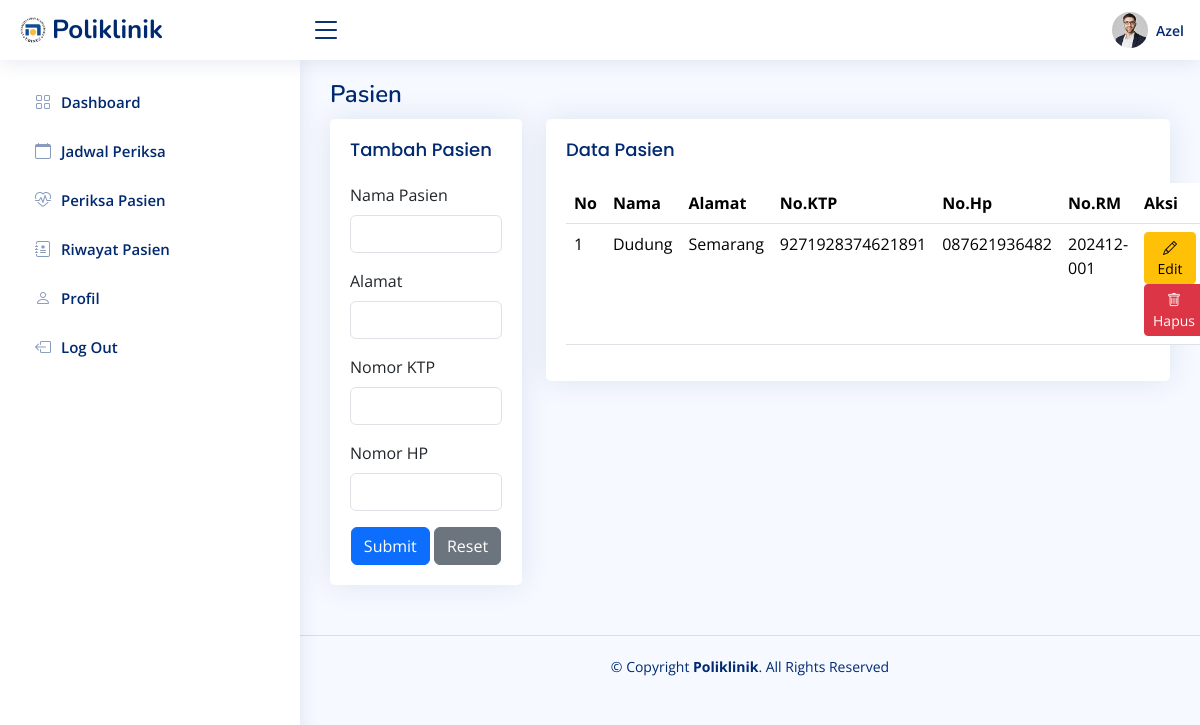
Screenshot of /pages/admin/pasien/index.php (signed in) with the database file from the repository.
### tables this page shows
CREATE TABLE `pasien` (
  `id` int(10) UNSIGNED NOT NULL,
  `nama` varchar(255) NOT NULL,
  `password` varchar(50) NOT NULL,
  `alamat` varchar(255) NOT NULL,
  `no_ktp` varchar(255) NOT NULL,
  `no_hp` varchar(50) NOT NULL,
  `no_rm` varchar(25) NOT NULL
);

### pages/admin/pasien/pasien.php (the view, shortened to what this page needs)
<main id="main" class="main">
    <div class="pagetitle">
        <h1>Pasien</h1>
    </div>
    <section class="section">
        <div class="row">
            <div class="col-lg-3">
                <div class="card">
                    <div class="card-body">
                        <h5 class="card-title">Tambah Pasien</h5>
                        <form action="createPasien.php" method="post" class="row g-3">
                            <div class="col-12">
                                <label for="nama" class="form-label">Nama Pasien</label>
                                <input type="text" class="form-control" id="nama" name="nama" required />
                            </div>
                            <div class="col-12">
                                <label for="alamat" class="form-label">Alamat</label>
                                <input type="text" class="form-control" id="alamat" name="alamat" required />
                            </div>
                            <div class="col-12">
                                <label for="no_ktp" class="form-label">Nomor KTP</label>
                                <input type="number" class="form-control" id="no_ktp" name="no_ktp" required>
                            </div>
                            <div class="col-12">
                                <label for="no_hp" class="form-label">Nomor HP</label>
                                <input type="number" class="form-control" id="no_hp" name="no_hp" required>
                            </div>
                            <div class="text-center">
                                <button type="submit" class="btn btn-primary">
                                    Submit
                                </button>
                                <button type="reset" class="btn btn-secondary">
                                    Reset
                                </button>
                            </div>
                        </form>
                    </div>
                </div>
            </div>
            <div class="col-lg-9">
                <div class="card">
                    <div class="card-body">
                        <h5 class="card-title">Data Pasien</h5>
                        <table class="table datatable">
                            <thead>
                                <tr>
                                    <th>No</th>
                                    <th>Nama</th>
                                    <th>Alamat</th>
                                    <th>No.KTP</th>
                                    <th>No.Hp</th>
                                    <th>No.RM</th>
                                    <th>Aksi</th>
                                </tr>
                            </thead>
                            <tbody>
                                <?php
                                require '../../../config/db_connection.php';
                                $no = 1;
                                $query = "SELECT * FROM pasien";
                                $result = mysqli_query($mysqli, $query);
                                while ($data = mysqli_fetch_assoc($result)) {
                                ?>
                                    <tr>
                                        <td><?php echo $no++ ?></td>
                                        <td><?php echo $data['nama'] ?></td>
                                        <td><?php echo $data['alamat'] ?></td>
                                        <td><?php echo $data['no_ktp'] ?></td>
                                        <td><?php echo $data['no_hp'] ?></td>
                                        <td><?php echo $data['no_rm'] ?></td>
                                        <td>
                                            <button
                                                type="button"
                                                class="btn btn-warning btn-sm me-2" data-bs-toggle="modal" data-bs-target="#updateModal<?php echo $data['id'] ?>">
                                                <i class="bi bi-pencil"></i> Edit
                                            </button>
                                            <button type="button" class="btn btn-danger btn-sm" data-bs-toggle="modal" data-bs-target="#deleteModal<?php echo $data['id'] ?>">
                                                <i class="bi bi-trash"></i> Hapus
                                            </button>
                                        </td>
                                    </tr>
                                <?php } ?>
                            </tbody>
                        </table>
                    </div>
                </div>
            </div>
        </div>
    </section>
</main>

### assets/niceadmin/css/style.css (style rules this page uses)
:root { scroll-behavior: smooth; }
body { font-family: "Open Sans", sans-serif; background: #f6f9ff; color: #444444; }
h1, h2, h3, h4, h5, h6 { font-family: "Nunito", sans-serif; }
#main { margin-top: 60px; padding: 20px 30px; transition: all 0.3s; }
.pagetitle { margin-bottom: 10px; }
.pagetitle h1 { font-size: 24px; margin-bottom: 0; font-weight: 600; color: #012970; }
.card { margin-bottom: 30px; border: none; border-radius: 5px; box-shadow: 0px 0 30px rgba(1, 41, 112, 0.1); }
.card-title { padding: 20px 0 15px 0; font-size: 18px; font-weight: 500; color: #012970; font-family: "Poppins", sans-serif; }
.card-body { padding: 0 20px 20px 20px; }
@media (min-width: 1200px) { #main, #footer { margin-left: 300px; } }

### rows the page displays
pasien: nama "Dudung", alamat "Semarang", no_ktp "9271928374621891", no_hp "087621936482", no_rm "202412-001"

### other values shown
$username "Azel"
